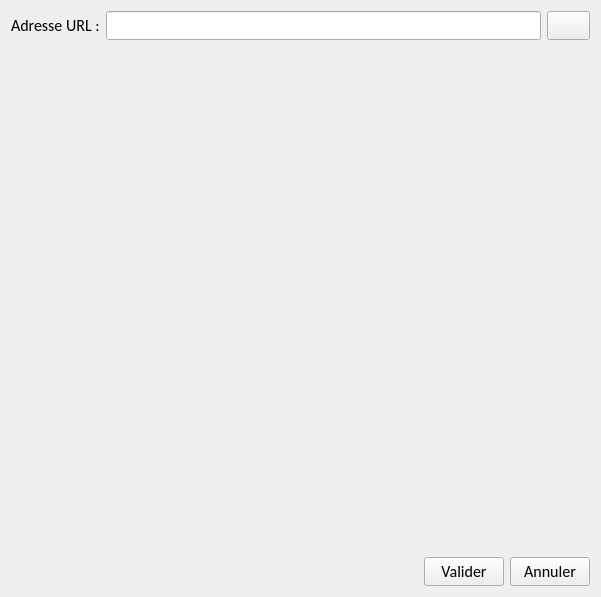
<?xml version="1.0" encoding="UTF-8"?>
<ui version="4.0">
 <class>GuiGestionPhoto</class>
 <widget class="QWidget" name="GuiGestionPhoto">
  <property name="geometry">
   <rect>
    <x>0</x>
    <y>0</y>
    <width>601</width>
    <height>597</height>
   </rect>
  </property>
  <property name="font">
   <font>
    <family>Calibri</family>
    <pointsize>12</pointsize>
   </font>
  </property>
  <property name="windowTitle">
   <string>Saisie de l'url de la photo</string>
  </property>
  <property name="windowIcon">
   <iconset resource="../../SeboApp.qrc">
    <normaloff>:/SeboApp/Resources/favicon.png</normaloff>:/SeboApp/Resources/favicon.png</iconset>
  </property>
  <layout class="QVBoxLayout" name="verticalLayout">
   <item>
    <layout class="QHBoxLayout" name="horizontalLayout">
     <item>
      <widget class="QLabel" name="lblUrl">
       <property name="text">
        <string>Adresse URL :</string>
       </property>
      </widget>
     </item>
     <item>
      <widget class="QLineEdit" name="leSaisieUrl"/>
     </item>
     <item>
      <widget class="QPushButton" name="btnChargerPhoto">
       <property name="icon">
        <iconset resource="../../SeboApp.qrc">
         <normaloff>:/SeboApp/Resources/toutAfficher.png</normaloff>:/SeboApp/Resources/toutAfficher.png</iconset>
       </property>
      </widget>
     </item>
    </layout>
   </item>
   <item>
    <widget class="QLabel" name="lblPhoto">
     <property name="sizePolicy">
      <sizepolicy hsizetype="Preferred" vsizetype="Preferred">
       <horstretch>0</horstretch>
       <verstretch>0</verstretch>
      </sizepolicy>
     </property>
     <property name="font">
      <font>
       <pointsize>28</pointsize>
       <weight>75</weight>
       <italic>true</italic>
       <bold>true</bold>
      </font>
     </property>
     <property name="text">
      <string/>
     </property>
     <property name="pixmap">
      <pixmap resource="../../SeboApp.qrc">:/SeboApp/Resources/pas_image_petit.jpg</pixmap>
     </property>
     <property name="alignment">
      <set>Qt::AlignCenter</set>
     </property>
    </widget>
   </item>
   <item>
    <layout class="QHBoxLayout" name="horizontalLayout_2">
     <item>
      <spacer name="horizontalSpacer">
       <property name="orientation">
        <enum>Qt::Horizontal</enum>
       </property>
       <property name="sizeHint" stdset="0">
        <size>
         <width>40</width>
         <height>20</height>
        </size>
       </property>
      </spacer>
     </item>
     <item>
      <widget class="QPushButton" name="btnValider">
       <property name="text">
        <string>Valider</string>
       </property>
       <property name="icon">
        <iconset resource="../../SeboApp.qrc">
         <normaloff>:/SeboApp/Resources/valider.png</normaloff>:/SeboApp/Resources/valider.png</iconset>
       </property>
      </widget>
     </item>
     <item>
      <widget class="QPushButton" name="btnAnnuler">
       <property name="text">
        <string>Annuler</string>
       </property>
       <property name="icon">
        <iconset resource="../../SeboApp.qrc">
         <normaloff>:/SeboApp/Resources/Annuler.png</normaloff>:/SeboApp/Resources/Annuler.png</iconset>
       </property>
      </widget>
     </item>
    </layout>
   </item>
  </layout>
 </widget>
 <layoutdefault spacing="6" margin="11"/>
 <resources>
  <include location="../../SeboApp.qrc"/>
 </resources>
 <connections/>
</ui>
